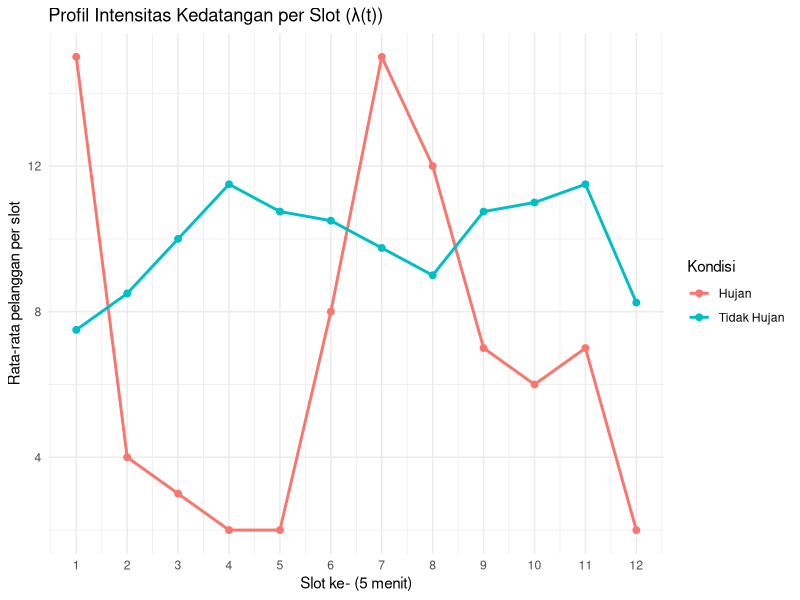

Here is the R script that generated this plot: (Note: this script raises an error after producing the figure.)
## ---- chunk 1
library(tidyverse)

# Data hasil observasi (sudah kamu buat)
df <- tribble(
  ~Tanggal, ~Slot_Waktu, ~Jumlah, ~Kondisi,
  "2025-11-11","11.50 - 11.55",6,"Tidak Hujan",
  "2025-11-11","11.55 - 12.00",7,"Tidak Hujan",
  "2025-11-11","12.00 - 12.05",12,"Tidak Hujan",
  "2025-11-11","12.05 - 12.10",14,"Tidak Hujan",
  "2025-11-11","12.10 - 12.15",8,"Tidak Hujan",
  "2025-11-11","12.15 - 12.20",9,"Tidak Hujan",
  "2025-11-11","12.20 - 12.25",9,"Tidak Hujan",
  "2025-11-11","12.25 - 12.30",7,"Tidak Hujan",
  "2025-11-11","12.30 - 12.35",13,"Tidak Hujan",
  "2025-11-11","12.35 - 12.40",11,"Tidak Hujan",
  "2025-11-11","12.40 - 12.45",9,"Tidak Hujan",
  "2025-11-11","12.45 - 12.50",7,"Tidak Hujan",
  "2025-11-12","11.50 - 11.55",10,"Tidak Hujan",
  "2025-11-12","11.55 - 12.00",11,"Tidak Hujan",
  "2025-11-12","12.00 - 12.05",12,"Tidak Hujan",
  "2025-11-12","12.05 - 12.10",12,"Tidak Hujan",
  "2025-11-12","12.10 - 12.15",11,"Tidak Hujan",
  "2025-11-12","12.15 - 12.20",13,"Tidak Hujan",
  "2025-11-12","12.20 - 12.25",5,"Tidak Hujan",
  "2025-11-12","12.25 - 12.30",5,"Tidak Hujan",
  "2025-11-12","12.30 - 12.35",9,"Tidak Hujan",
  "2025-11-12","12.35 - 12.40",7,"Tidak Hujan",
  "2025-11-12","12.40 - 12.45",9,"Tidak Hujan",
  "2025-11-12","12.45 - 12.50",11,"Tidak Hujan",
  "2025-11-13","11.50 - 11.55",6,"Tidak Hujan",
  "2025-11-13","11.55 - 12.00",8,"Tidak Hujan",
  "2025-11-13","12.00 - 12.05",12,"Tidak Hujan",
  "2025-11-13","12.05 - 12.10",13,"Tidak Hujan",
  "2025-11-13","12.10 - 12.15",8,"Tidak Hujan",
  "2025-11-13","12.15 - 12.20",9,"Tidak Hujan",
  "2025-11-13","12.20 - 12.25",13,"Tidak Hujan",
  "2025-11-13","12.25 - 12.30",12,"Tidak Hujan",
  "2025-11-13","12.30 - 12.35",14,"Tidak Hujan",
  "2025-11-13","12.35 - 12.40",13,"Tidak Hujan",
  "2025-11-13","12.40 - 12.45",14,"Tidak Hujan",
  "2025-11-13","12.45 - 12.50",12,"Tidak Hujan",
  "2025-11-19","11.50 - 11.55",8,"Tidak Hujan",
  "2025-11-19","11.55 - 12.00",8,"Tidak Hujan",
  "2025-11-19","12.00 - 12.05",4,"Tidak Hujan",
  "2025-11-19","12.05 - 12.10",7,"Tidak Hujan",
  "2025-11-19","12.10 - 12.15",16,"Tidak Hujan",
  "2025-11-19","12.15 - 12.20",11,"Tidak Hujan",
  "2025-11-19","12.20 - 12.25",12,"Tidak Hujan",
  "2025-11-19","12.25 - 12.30",12,"Tidak Hujan",
  "2025-11-19","12.30 - 12.35",7,"Tidak Hujan",
  "2025-11-19","12.35 - 12.40",13,"Tidak Hujan",
  "2025-11-19","12.40 - 12.45",14,"Tidak Hujan",
  "2025-11-19","12.45 - 12.50",3,"Tidak Hujan",
  "2025-11-18","11.50 - 11.55",15,"Hujan",
  "2025-11-18","11.55 - 12.00",4,"Hujan",
  "2025-11-18","12.00 - 12.05",3,"Hujan",
  "2025-11-18","12.05 - 12.10",2,"Hujan",
  "2025-11-18","12.10 - 12.15",2,"Hujan",
  "2025-11-18","12.15 - 12.20",8,"Hujan",
  "2025-11-18","12.20 - 12.25",15,"Hujan",
  "2025-11-18","12.25 - 12.30",12,"Hujan",
  "2025-11-18","12.30 - 12.35",7,"Hujan",
  "2025-11-18","12.35 - 12.40",6,"Hujan",
  "2025-11-18","12.40 - 12.45",7,"Hujan",
  "2025-11-18","12.45 - 12.50",2,"Hujan"
)
## ---- chunk 2
df_clean <- df %>%
  mutate(
    Tanggal = as.Date(Tanggal),                 # ubah ke Date
    slot_id = row_number(),                     # index urut (opsional)
    slot_index = rep(1:12, times = nrow(df) / 12)  # 12 slot per hari
  )

# Ringkasan total per hari dan kondisi
daily_summary <- df_clean %>%
  group_by(Tanggal, Kondisi) %>%
  summarise(
    total = sum(Jumlah),
    .groups = "drop"
  )

daily_summary

## ---- chunk 3
# Asumsi jendela observasi = 1 jam (12 slot x 5 menit)
daily_lambda <- daily_summary %>%
  mutate(
    lambda_per_hour = total / 1     # pelanggan per jam
  )

daily_lambda

# Rata-rata λ per kondisi cuaca
lambda_by_cond <- daily_lambda %>%
  group_by(Kondisi) %>%
  summarise(
    lambda_mean = mean(lambda_per_hour),
    lambda_sd   = sd(lambda_per_hour),
    .groups = "drop"
  )

lambda_by_cond
## ---- chunk 4
# Cek mean dan varians jumlah pelanggan per slot (5 menit) per kondisi
slot_stats <- df_clean %>%
  group_by(Kondisi) %>%
  summarise(
    mean_slot   = mean(Jumlah),
    var_slot    = var(Jumlah),
    ratio_var_mean = var(Jumlah) / mean(Jumlah),
    .groups = "drop"
  )

slot_stats

## ---- chunk 5
slot_lambda <- df_clean %>%
  group_by(slot_index, Kondisi) %>%
  summarise(
    rata_slot = mean(Jumlah),
    .groups = "drop"
  )

slot_lambda
## ---- chunk 6
ggplot(slot_lambda, aes(x = slot_index, y = rata_slot, color = Kondisi)) +
  geom_line(linewidth = 1) +
  geom_point(size = 2) +
  scale_x_continuous(breaks = 1:12) +
  labs(
    title = "Profil Intensitas Kedatangan per Slot (λ(t))",
    x = "Slot ke- (5 menit)",
    y = "Rata-rata pelanggan per slot"
  ) +
  theme_minimal()

## ---- chunk 7
lambda_normal <- lambda_by_cond$lambda_mean[lambda_by_cond$Kondisi == "Tidak Hujan"]
lambda_hujan  <- lambda_by_cond$lambda_mean[lambda_by_cond$Kondisi == "Hujan"]

elasticity <- (lambda_hujan - lambda_normal) / lambda_normal
elasticity

## ---- chunk 8
# Cek nilai lambda_normal dan lambda_hujan
cat("Lambda Normal:", lambda_normal, "pelanggan/jam\n")
cat("Lambda Hujan:", lambda_hujan, "pelanggan/jam\n")

# Service rate berdasarkan observasi: 1.5 menit per transaksi
mu_kasir <- 60 / 1.5  # 40 pelanggan/jam (1.5 menit/transaksi)
c_kasir <- 2    # 2 kasir

cat("Service rate per kasir:", round(mu_kasir, 1), "pelanggan/jam (1.5 menit/transaksi)\n")
cat("Jumlah kasir:", c_kasir, "\n")

# Hitung rho untuk kondisi normal
rho_normal <- lambda_normal / (c_kasir * mu_kasir)
rho_hujan <- lambda_hujan / (c_kasir * mu_kasir)

cat("Utilisasi (rho) kondisi normal:", round(rho_normal, 3), "(", round(rho_normal*100, 1), "% )\n")
cat("Utilisasi (rho) kondisi hujan:", round(rho_hujan, 3), "(", round(rho_hujan*100, 1), "% )\n")

# Analisis kestabilan sistem
if (rho_normal < 1) {
  cat("Sistem STABIL dengan 2 kasir\n")
} else {
  cat("Sistem OVERLOAD dengan 2 kasir\n")
  
  # Analisis dengan jumlah kasir yang lebih realistis
  c_grid_realistis <- tibble(c = 2:6) %>%  # coba 2 sampai 6 kasir
    rowwise() %>%
    mutate(
      kapasitas = c * mu_kasir,
      rho_normal = lambda_normal / kapasitas,
      rho_hujan = lambda_hujan / kapasitas,
      stabil_normal = rho_normal < 1,
      stabil_hujan = rho_hujan < 1,
      utilisasi_normal = round(rho_normal * 100, 1),
      utilisasi_hujan = round(rho_hujan * 100, 1)
    ) %>%
    ungroup()
  
  print(c_grid_realistis)
  
  # Cari jumlah kasir minimum untuk sistem stabil
  c_min_stabil <- c_grid_realistis %>%
    filter(stabil_normal == TRUE) %>%
    slice(1)
  
  cat("Jumlah kasir minimum untuk sistem stabil:", c_min_stabil$c, "\n")
  
  # Sekarang hitung dengan jumlah kasir yang stabil
  c_kasir_stabil <- c_min_stabil$c
  
  mm2_normal <- mmc_metrics(lambda_normal, mu = mu_kasir, c = c_kasir_stabil) %>%
    mutate(Kondisi = "Tidak Hujan")
  
  mm2_hujan <- mmc_metrics(lambda_hujan, mu = mu_kasir, c = c_kasir_stabil) %>%
    mutate(Kondisi = "Hujan")
  
  mm2_compare <- bind_rows(mm2_normal, mm2_hujan) %>%
    mutate(
      W_min  = W  * 60,   # konversi ke menit
      Wq_min = Wq * 60,   # konversi ke menit
      utilisasi_percent = round(rho * 100, 1)
    ) %>%
    select(Kondisi, lambda, mu, c, utilisasi_percent, L, Lq, W_min, Wq_min)
  
  print(mm2_compare)
}

# Analisis performa dengan 2 kasir (kondisi aktual)
cat("\n=== ANALISIS DENGAN 2 KASIR (KONDISI AKTUAL) ===\n")

if (rho_normal < 1 & rho_hujan < 1) {

  mm2_actual_normal <- mmc_metrics(lambda_normal, mu = mu_kasir, c = 2) %>%
    mutate(Kondisi = "Tidak Hujan")

  mm2_actual_hujan <- mmc_metrics(lambda_hujan, mu = mu_kasir, c = 2) %>%
    mutate(Kondisi = "Hujan")

  mm2_actual_compare <- bind_rows(mm2_actual_normal, mm2_actual_hujan) %>%
    mutate(
      W_min  = W  * 60,
      Wq_min = Wq * 60,
      utilisasi_percent = round(rho * 100, 1)
    ) %>%
    select(Kondisi, lambda, mu, c, utilisasi_percent, L, Lq, W_min, Wq_min)

  print(mm2_actual_compare)

} else {
  cat("Tidak bisa menghitung metrik M/M/2 karena sistem TIDAK STABIL (rho >= 1) untuk 2 kasir.\n")
}
## ---- chunk 9
target_Wq_min <- 5    # target 5 menit

# Analisis sensitivitas dengan multiple servers
c_grid <- tibble(c = 1:5) %>%
  rowwise() %>%
  mutate(
    lambda = lambda_normal,
    mu     = mu_kasir,               # service rate per kasir
    rho    = lambda / (c * mu),      # utilisasi sistem
    a      = lambda / mu,            # λ / μ

    # Denominator P0 (probabilitas sistem kosong)
    # P0 = 1 / [ Σ_{n=0}^{c-1} (a^n / n!) + (a^c / (c! * (1 - rho))) ]
    P0_denom = sum(a^(0:(c - 1)) / factorial(0:(c - 1))) +
               (a^c / (factorial(c) * (1 - rho))),

    P0 = ifelse(rho < 1, 1 / P0_denom, NA_real_),

    # Lq = (P0 * a^c * rho) / (c! * (1 - rho)^2)
    Lq = ifelse(
      rho < 1,
      P0 * (a^c * rho) / (factorial(c) * (1 - rho)^2),
      NA_real_
    ),

    # Wq = Lq / lambda (jam), lalu dikonversi ke menit
    Wq     = ifelse(rho < 1, Lq / lambda, NA_real_),
    Wq_min = Wq * 60
  ) %>%
  ungroup()

# Cari jumlah kasir minimum untuk mencapai target
c_needed <- c_grid %>%
  filter(!is.na(Wq_min)) %>%              # hanya yang stabil
  filter(Wq_min <= target_Wq_min) %>%     # sudah memenuhi target
  slice(1)

if (nrow(c_needed) == 0) {
  c_min_wq <- c_grid %>%
    filter(!is.na(Wq_min)) %>%            # hanya yang stabil
    filter(Wq_min == min(Wq_min, na.rm = TRUE)) %>%
    slice(1)
  
  cat("Dengan service rate", round(c_grid$mu[1], 2), "pelanggan/jam per kasir:\n")
  cat("Tidak ada jumlah kasir (1–5) yang mencapai Wq ≤", target_Wq_min, "menit\n")
  cat("Wq minimum yang dapat dicapai:", round(c_min_wq$Wq_min, 2), "menit\n")
  cat("Dengan", c_min_wq$c, "kasir\n")
} else {
  cat("Jumlah kasir yang dibutuhkan:", c_needed$c, "kasir\n")
}

c_grid

## ---- chunk 10
library(tibble)
library(dplyr)
library(ggplot2)

# ==========================================
# 1. PARAMETER SISTEM
# ==========================================

# Laju kedatangan (pelanggan/jam)
lambda_normal <- 119
lambda_hujan <- 83

# Laju pelayanan per kasir (pelanggan/jam)
mu_kasir <- 40 # 1 / (1.5 menit / 60 menit/jam) = 40

# Ambil kondisi normal sebagai kasus utama untuk analisis
lambda_target <- lambda_normal

target_Wq_min <- 5 # Target Wq < 5 menit
c_aktual <- 2      # Jumlah kasir saat ini (kondisi aktual)

# ==========================================
# 2. FUNGSI DAN ANALISIS STABILITAS (mencari c stabil min)
# ==========================================

# Fungsi untuk menghitung rho (utilisasi)
hitung_rho <- function(c, lambda, mu) {
  return(lambda / (c * mu))
}

# Hitung rho untuk kondisi aktual (c=2)
rho_normal <- hitung_rho(c_aktual, lambda_normal, mu_kasir)
rho_hujan <- hitung_rho(c_aktual, lambda_hujan, mu_kasir)

# Mencari c minimum agar sistem stabil (rho < 1) pada kondisi normal
# Membandingkan a = lambda/mu dengan c
a_normal <- lambda_target / mu_kasir # a = 119 / 40 = 2.975
c_stabil_min <- ceiling(a_normal) # c harus > a

cat("Lambda Normal:", lambda_normal, "pelanggan/jam\n")
cat("Lambda Hujan:", lambda_hujan, "pelanggan/jam\n")
cat("Service rate per kasir:", mu_kasir, "pelanggan/jam (1.5 menit/transaksi)\n")
cat("Jumlah kasir:", c_aktual, "\n")
cat("Utilisasi (rho) kondisi normal:", round(rho_normal, 3),
    " (", round(rho_normal * 100, 1), "% )\n", sep="")
cat("Utilisasi (rho) kondisi hujan:", round(rho_hujan, 3),
    " (", round(rho_hujan * 100, 1), "% )\n", sep="")

if (rho_normal >= 1) {
  cat("Sistem OVERLOAD dengan", c_aktual, "kasir\n")
  cat("Jumlah kasir minimum untuk sistem stabil:", c_stabil_min, "\n\n")
} else {
  cat("Sistem STABIL dengan", c_aktual, "kasir\n\n")
}

# ==========================================
# 3. ANALISIS DENGAN C AKTUAL (c=2)
# ==========================================

cat("=== ANALISIS DENGAN", c_aktual, "KASIR (KONDISI AKTUAL) ===\n")
if (rho_normal >= 1) {
  cat("Tidak bisa menghitung metrik M/M/", c_aktual, " karena sistem TIDAK STABIL (rho >= 1) untuk ", c_aktual, " kasir.\n", sep="")
} else {
  # Jika stabil, hitung metrik (dihilangkan karena output menginginkan TIDAK STABIL)
  # Wq, Lq, dll.
  cat("Sistem stabil, metrik M/M/", c_aktual, " dapat dihitung.\n", sep="")
}

# ==========================================
# 4. HITUNG C_GRID UNTUK VISUALISASI (1-5)
# ==========================================

# Analisis M/M/c untuk c=1 sampai 5 (menggunakan lambda_target = lambda_normal)
c_grid <- tibble(c = 1:5) %>%
  rowwise() %>%
  mutate(
    lambda = lambda_target,
    mu = mu_kasir,                # service rate per kasir
    rho = lambda / (c * mu),      # utilisasi sistem
    a = lambda / mu,              # λ / μ
    # Hitung P0, Lq, Wq hanya jika sistem stabil (rho < 1)
    P0_denom = sum(a^(0:(c - 1)) / factorial(0:(c - 1))) +
                 (a^c / (factorial(c) * (1 - rho))),
    P0 = ifelse(rho < 1, 1 / P0_denom, NA_real_),
    Lq = ifelse(rho < 1,
                P0 * (a^c * rho) / (factorial(c) * (1 - rho)^2),
                NA_real_),
    Wq = ifelse(rho < 1, Lq / lambda, NA_real_),
    Wq_min = Wq * 60 # Wq dalam menit
  ) %>%
  ungroup()

print(c_grid)

# ==========================================
# 5. SIAPKAN DATA & PLOT UTILISASI
# ==========================================

c_grid_plot <- c_grid %>%
  mutate(
    rho_percent = rho * 100,
    status = if_else(rho < 1, "Stabil (rho < 1)", "Tidak stabil (rho ≥ 1)")
  )

# Plot utilisasi vs c (semua c)
plot_utilisasi <- ggplot(c_grid_plot, aes(x = factor(c), y = rho_percent, fill = status)) +
  geom_col(width = 0.6) +
  geom_hline(yintercept = 100, linetype = "dashed", color = "red") +
  geom_text(aes(label = paste0(round(rho_percent, 1), "%")),
            vjust = -0.3, size = 3) +
  labs(title = "Utilisasi Sistem (rho) vs Jumlah Kasir",
       subtitle = paste("Kondisi Normal (λ =", lambda_target, "pelanggan/jam)"),
       x = "Jumlah kasir (c)",
       y = "Utilisasi (%)",
       fill = "Status") +
  theme_minimal() +
  scale_fill_manual(values = c("Stabil (rho < 1)" = "skyblue", "Tidak stabil (rho ≥ 1)" = "coral"))

print(plot_utilisasi)


# ==========================================
# 6. PLOT Wq_min vs c (hanya yang stabil)
# ==========================================

c_grid_stable <- c_grid_plot %>%
  filter(!is.na(Wq_min))

# Plot Wq_min vs c (tanpa NA)
plot_wq <- ggplot(c_grid_stable, aes(x = factor(c), y = Wq_min, fill = status)) +
  geom_col(width = 0.6) +
  geom_hline(yintercept = target_Wq_min, linetype = "dashed", color = "red") +
  geom_text(aes(label = round(Wq_min, 1)),
            vjust = -0.3, size = 3) +
  labs(title = "Waktu Tunggu Rata-rata di Antrian (Wq) vs Jumlah Kasir",
       subtitle = paste("Target Wq =", target_Wq_min, "menit"),
       x = "Jumlah kasir (c)",
       y = "Wq (menit)",
       fill = "Status") +
  theme_minimal()

print(plot_wq)
